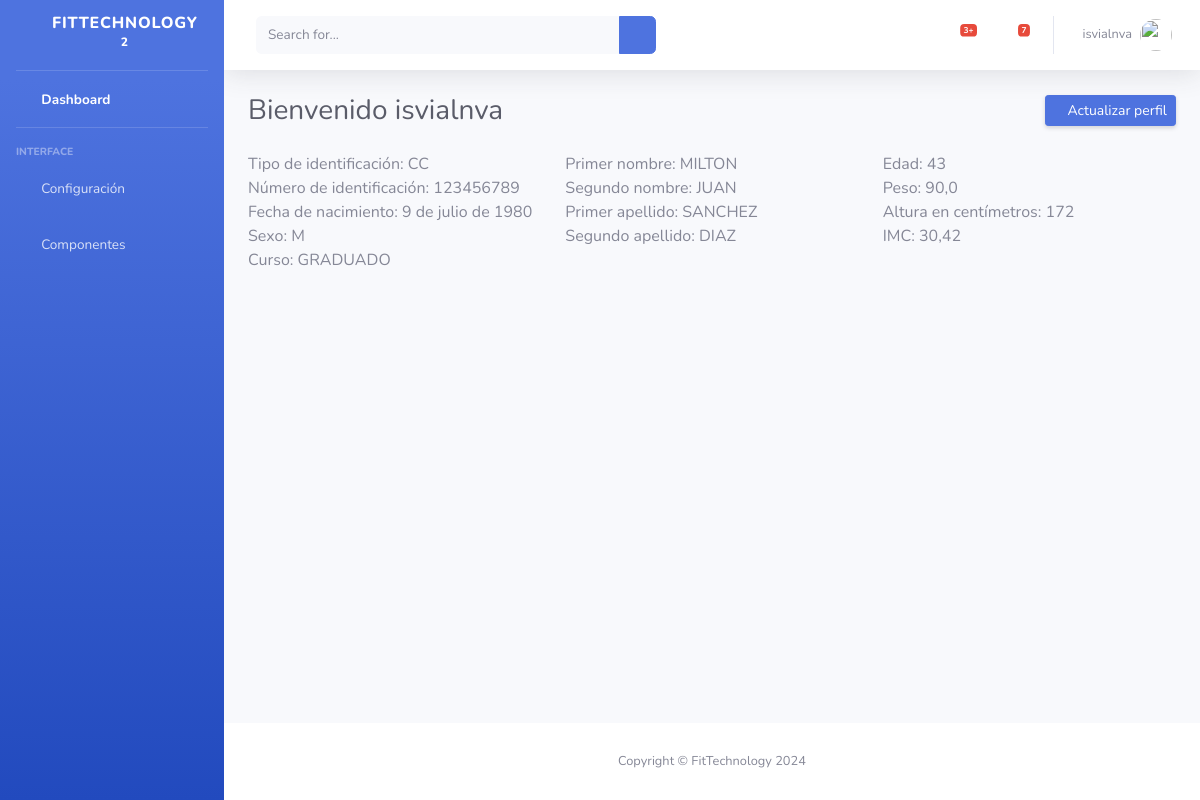
The page /gestion/datopersona-detalle/ (signed in) on the database its author committed.
### gestion/models.py (models this page shows, shortened)
class DatosPersona(models.Model):
    TIPOID = [
        ('RC', 'REGISTRO CIVIL'),
        ('TI', 'TARJETA DE IDENTIDAD'),
        ('CC', 'CEDULA DE CIUDADANIA'),
        ('PA', 'PASAPORTE'),
        ('CE', 'CEDULA DE EXTRANJERIA'),
        ('PE', 'PERMISO ESPECIAL')
    ]
    SEXO = [
        ('F', 'FEMENINO'),
        ('M', 'MASCULINO'),
    ]
    tipo_identificacion = models.CharField('Tipo de identificación', max_length=2, choices=TIPOID)
    identificacion = models.CharField('Número de identificación', max_length=25, db_index=True)
    primer_nombre = models.CharField('Primer nombre', max_length=100)
    segundo_nombre = models.CharField('Segundo nombre', max_length=100, blank=True, null=True)
    primer_apellido = models.CharField('Primer apellido', max_length=100)
    segundo_apellido = models.CharField('Segundo apellido', max_length=100, blank=True, null=True)
    fecha_nacimiento = models.DateField('Fecha de nacimiento')
    edad = models.IntegerField('Edad', default=0, blank=True, null=True)
    sexo = models.CharField('Sexo', max_length=2, choices=SEXO)
    peso = models.FloatField('Peso', blank=True, null=True)
    altura = models.IntegerField('Altura en centímetros', blank=True, null=True)
    imc = models.FloatField('IMC', default=0)
    es_estudiante = models.BooleanField('Es estudiante', default=False)
    created = models.DateTimeField(auto_now_add=True, verbose_name="Fecha de creación")
    updated = models.DateTimeField(auto_now=True, verbose_name="Fecha de edición")
    clasificacion = models.ForeignKey(Clasificacion, on_delete=models.PROTECT, blank=True, null=True)
    user = models.ForeignKey(User, on_delete=models.PROTECT)
    objects = models.Manager()
    class Meta:
        ordering = ["identificacion"]

class Clasificacion(models.Model):
    codigo = models.CharField('Código',
                              max_length=25,
                              validators=[RegexValidator(regex='^[A-Z0-9-]*$', message='Solo carácteres permitidos')])
    descripcion = models.CharField('Descripción', max_length=100)
    created = models.DateTimeField(auto_now_add=True, verbose_name="Fecha de creación")
    updated = models.DateTimeField(auto_now=True, verbose_name="Fecha de edición")
    objects = models.Manager()
    def __str__(self):
        return str(self.descripcion)
    class Meta:
        ordering = ["descripcion"]

### gestion/views.py (the view)
# urls.py: path('datopersona-detalle/', ListDatosPersona.as_view(), name='datopersona-detalle'),
class ListDatosPersona(TemplateView):
    template_name = 'gestion/datopersona_detail.html'
    def get_context_data(self, **kwargs):
        context = super().get_context_data(**kwargs)
        context['datospersona'] = DatosPersona.objects.filter(user=self.request.user.id)
        context['username'] = self.request.user.username
        return context

### gestion/templates/gestion/datopersona_detail.html
{% extends "gestion/base.html" %}
{% load static from static %}
{% block content %}
<div class="container-fluid">
    <div class="d-sm-flex align-items-center justify-content-between mb-4">
        <h1 class="h3 mb-0 text-gray-800">Bienvenido {{ username }}</h1>
        {% if datospersona %}
            {% for datos in datospersona %}
            <a href="{% url 'datopersona-edit' datos.id %}" class="d-none d-sm-inline-block btn btn-sm btn-primary shadow-sm">
                <i class="fas fa-plus fa-sm text-white-50"></i>
                Actualizar perfil
            </a>
            {% endfor %}
        {% else %}
            <a href="{% url 'datopersona-add' %}" class="d-none d-sm-inline-block btn btn-sm btn-primary shadow-sm">
                <i class="fas fa-plus fa-sm text-white-50"></i>
                Actualizar perfil
            </a>
        {% endif %}
    </div>
    <div class="row">
        {% for datos in datospersona %}
        <div class="col-md-4">
            <span>Tipo de identificación: {{datos.tipo_identificacion}}</span><br>
            <span>Número de identificación: {{datos.identificacion}}</span><br>
            <span>Fecha de nacimiento: {{datos.fecha_nacimiento}}</span><br>
            <span>Sexo: {{datos.sexo}}</span><br>
            <span>Curso: {{datos.clasificacion}}</span><br>
        </div>
        <div class="col-md-4">
            <span>Primer nombre: {{datos.primer_nombre}}</span><br>
            <span>Segundo nombre: {{datos.segundo_nombre}}</span><br>
            <span>Primer apellido: {{datos.primer_apellido}}</span><br>
            <span>Segundo apellido: {{datos.segundo_apellido}}</span><br>
        </div>
        <div class="col-md-4">
            <span>Edad: {{datos.edad}}</span><br>
            <span>Peso: {{datos.peso}}</span><br>
            <span>Altura en centímetros: {{datos.altura}}</span><br>
            <span>IMC: {{datos.imc}}</span><br>
        </div>
        {% endfor %}
    </div>
</div>
{% endblock %}

### gestion/templates/gestion/base.html (shortened to what this page needs)
<!DOCTYPE html>
<html lang="es">
{% load static %}
<head>
    <link href="{% static 'gestion/vendor/fontawesome-free/css/all.min.css' %}" rel="stylesheet" type="text/css">
    <link href="{% static 'gestion/css/sb-admin-2.min.css' %}" rel="stylesheet">
</head>
<body id="page-top">
    <div id="wrapper">
        <ul class="navbar-nav bg-gradient-primary sidebar sidebar-dark accordion" id="accordionSidebar">
            <a class="sidebar-brand d-flex align-items-center justify-content-center" href="/">
                <div class="sidebar-brand-icon rotate-n-15">
                    <i class="fas fa-laugh-wink"></i>
                </div>
                <div class="sidebar-brand-text mx-3">FitTechnology <sup>2</sup></div>
            </a>
            <hr class="sidebar-divider my-0">
            <li class="nav-item active">
                <a class="nav-link" href="{% url 'gestion-index' %}">
                    <i class="fas fa-fw fa-tachometer-alt"></i>
                    <span>Dashboard</span></a>
            </li>
            <hr class="sidebar-divider">
            <div class="sidebar-heading">
                Interface
            </div>
            <li class="nav-item">
                <a class="nav-link collapsed" href="#" data-toggle="collapse" data-target="#collapseOne"
                    aria-expanded="true" aria-controls="collapseTwo">
                    <i class="fas fa-fw fa-cog"></i>
                    <span>Configuración</span>
                </a>
            </li>
            <li class="nav-item">
                <a class="nav-link collapsed" href="#" data-toggle="collapse" data-target="#collapseTwo"
                    aria-expanded="true" aria-controls="collapseTwo">
                    <i class="fas fa-fw fa-table"></i>
                    <span>Componentes</span>
                </a>
            </li>
        </ul>
        <div id="content-wrapper" class="d-flex flex-column">
            <div id="content">
                <nav class="navbar navbar-expand navbar-light bg-white topbar mb-4 static-top shadow">
                    <form
                        class="d-none d-sm-inline-block form-inline mr-auto ml-md-3 my-2 my-md-0 mw-100 navbar-search">
                        <div class="input-group">
                            <input type="text" class="form-control bg-light border-0 small" placeholder="Search for..."
                                aria-label="Search" aria-describedby="basic-addon2">
                            <div class="input-group-append">
                                <button class="btn btn-primary" type="button">
                                    <i class="fas fa-search fa-sm"></i>
                                </button>
                            </div>
                        </div>
                    </form>
                    <ul class="navbar-nav ml-auto">
                        <li class="nav-item dropdown no-arrow mx-1">
                            <a class="nav-link dropdown-toggle" href="#" id="alertsDropdown" role="button"
                                data-toggle="dropdown" aria-haspopup="true" aria-expanded="false">
                                <i class="fas fa-bell fa-fw"></i>
                                <span class="badge badge-danger badge-counter">3+</span>
                            </a>
                        </li>
                        <li class="nav-item dropdown no-arrow mx-1">
                            <a class="nav-link dropdown-toggle" href="#" id="messagesDropdown" role="button"
                                data-toggle="dropdown" aria-haspopup="true" aria-expanded="false">
                                <i class="fas fa-envelope fa-fw"></i>
                                <span class="badge badge-danger badge-counter">7</span>
                            </a>
                        </li>
                        <li class="nav-item dropdown no-arrow">
                            <a class="nav-link dropdown-toggle" href="#" id="userDropdown" role="button"
                                data-toggle="dropdown" aria-haspopup="true" aria-expanded="false">
                                <span class="mr-2 d-none d-lg-inline text-gray-600 small">{{username}}</span>
                                <img class="img-profile rounded-circle"
                                    src="{% static 'gestion/img/undraw_profile.svg' %}">
                            </a>
                        </li>
                    </ul>
                </nav>
                {% block content %}
                {% endblock %}
            </div>
            <footer class="sticky-footer bg-white">
                <div class="container my-auto">
                    <div class="copyright text-center my-auto">
                        <span>Copyright &copy; FitTechnology 2024</span>
                    </div>
                </div>
            </footer>
        </div>
    </div>
</body>
</html>

### rows shown on the page
DatosPersona: tipo_identificacion "CC", identificacion "123456789", fecha_nacimiento "9 de julio de 1980", sexo "M", clasificacion "GRADUADO", primer_nombre "MILTON", segundo_nombre "JUAN", primer_apellido "SANCHEZ", segundo_apellido "DIAZ", edad "43", peso "90,0", altura "172", imc "30,42"

### other values the page prints
{{ username }} "isvialnva"
